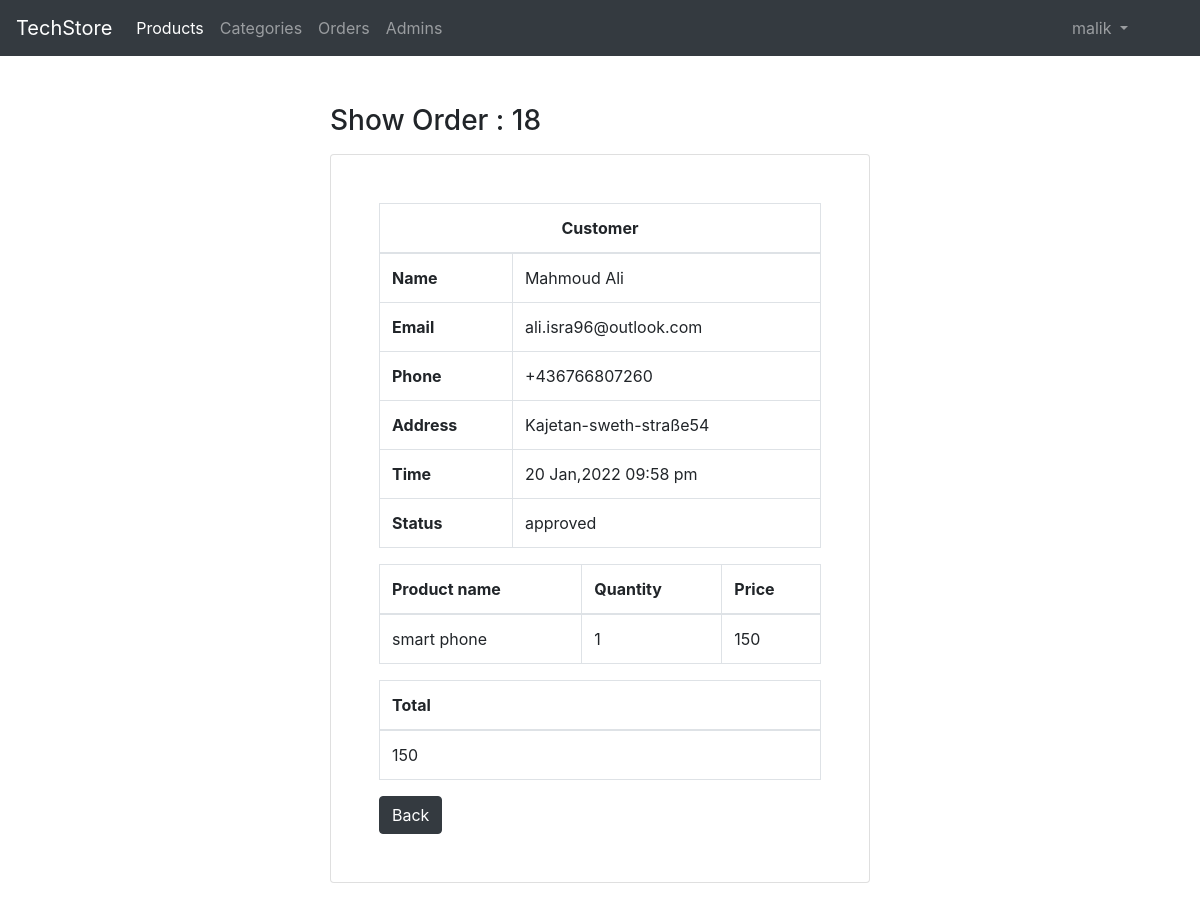
Screenshot of /admin/order.php?id=18 (signed in) with the database file from the repository.
### tables this page shows
CREATE TABLE `orders` (
  `id` int(10) UNSIGNED NOT NULL,
  `name` varchar(255) NOT NULL,
  `email` varchar(255) DEFAULT NULL,
  `phone` varchar(255) NOT NULL,
  `address` varchar(255) DEFAULT NULL,
  `status` enum('pending','approved','canceled') NOT NULL DEFAULT 'pending',
  `created_at` timestamp NOT NULL DEFAULT current_timestamp()
);

### classes/Models/Orders.php (called while the page is built, shortened)
<?php
class Orders extends Db
{
    public function __construct()
    {
        $this->table = 'orders';
    }
    public function selectId($id, $col = "*")
    {
        $sql = "SELECT $col FROM $this->table JOIN orders_details JOIN products
                  On $this->table.id = orders_details.order_id
                  AND orders_details.products_id = products.id
                  WHERE $this->table.id =$id";
                $res = mysqli_query($this->conn, $sql);
                return mysqli_fetch_assoc($res);
    }
}

### classes/Db.php (called while the page is built, shortened)
<?php
abstract class Db
{
    public function connect()
    {
        $this->conn = mysqli_connect(SERVER, USER, PASS, DB);
    }
}

### classes/Models/OrderDetail.php (called while the page is built, shortened)
<?php
class OrderDetail extends Db
{
    public function __construct()
    {
        $this->table = 'orders_details';
    }
    public function selectWithProduct($orderId) {
        $sql = "SELECT qty , name , price FROM $this->table JOIN products
            ON $this->table.products_id = products.id
            WHERE order_id = $orderId";
              $res = mysqli_query($this->conn, $sql);
              return mysqli_fetch_all($res, MYSQLI_ASSOC);
    }
}

### admin/order.php (the view, shortened to what this page needs)
<?php   include_once('inc/header.php');?>
<?php
if($request->getHas('id')) {
  $orderId= $_GET['id'];
} else {
  $id = 1;
}
 $orders = new Orders;
$order =  $orders->selectId($orderId,'orders.*, SUM( qty * price) AS total');
$orderDeta = new OrderDetail;
$detailsOrd =  $orderDeta->selectWithProduct($orderId);
?>
    <div class="container py-5">
        <div class="row">
            <div class="col-md-6 offset-md-3">
                <h3 class="mb-3">Show Order : <?= $orderId?></h3>
                <div class="card">
                    <div class="card-body p-5">
                        <table class="table table-bordered">
                            <thead>
                                <th colspan="2" class="text-center">Customer</th>
                            </thead>
                            <tbody>
                              <tr>
                                <th scope="row">Name</th>
                                <td><?= $order['name']?></td>
                              </tr>
                              <tr>
                                <th scope="row">Email</th>
                                <td><?= $order['email'] ?? "..." ?></td>
                              </tr>
                              <tr>
                                <th scope="row">Phone</th>
                                <td><?= $order['phone']?></td>
                              </tr>
                              <tr>
                                <th scope="row">Address</th>
                                <td><?= $order['address']?? "..." ?></td>
                              </tr>
                              <tr>
                                <th scope="row">Time</th>
                                <td><?=  date("d M,Y h:i a " ,strtotime($order['created_at']))?></td>
                              </tr>
                              <tr>
                                <th scope="row">Status</th>
                                <td><?= $order['status']?></td>
                              </tr>
                            </tbody>
                        </table>
                        <table class="table table-bordered">
                            <thead>
                                <tr>
                                    <th>Product name</th>
                                    <th>Quantity</th>
                                    <th>Price</th>
                                </tr>
                            </thead>
                            <tbody>
                             <?php  foreach($detailsOrd as $product):  ?>
                              <tr>
                                <td><?= $product['name']?></td>
                                <td><?= $product['qty']?></td>
                                <td><?= $product['price']?></td>
                              </tr>
                              <?php endforeach;   ?>
                            </tbody>
                        </table>
                        <table class="table table-bordered">
                            <thead>
                                <tr>
                                    <th>Total</th>
                                </tr>
                            </thead>
                            <tbody>
                              <tr>
                                <td><?= $order['total']?></td>
                              </tr>
                            </tbody>
                        </table>
                        <a class="btn btn-dark" href="<?= AURL . "orders.php"?>">Back</a>
                    </div>
                </div>
            </div>
        </div>
    </div>
    <?php   include_once('inc/footer.php');?>

### rows the page displays
orders: name "Mahmoud Ali", email "ali.isra96@outlook.com", phone "+436766807260", address "Kajetan-sweth-straße54", created_at "20 Jan,2022 09:58 pm", status "approved"

### other values shown
$session->get('adminName') "malik"
$orderId "18"
$product['name'] "smart phone"
$product['qty'] "1"
$product['price'] "150"
$order['total'] "150"
